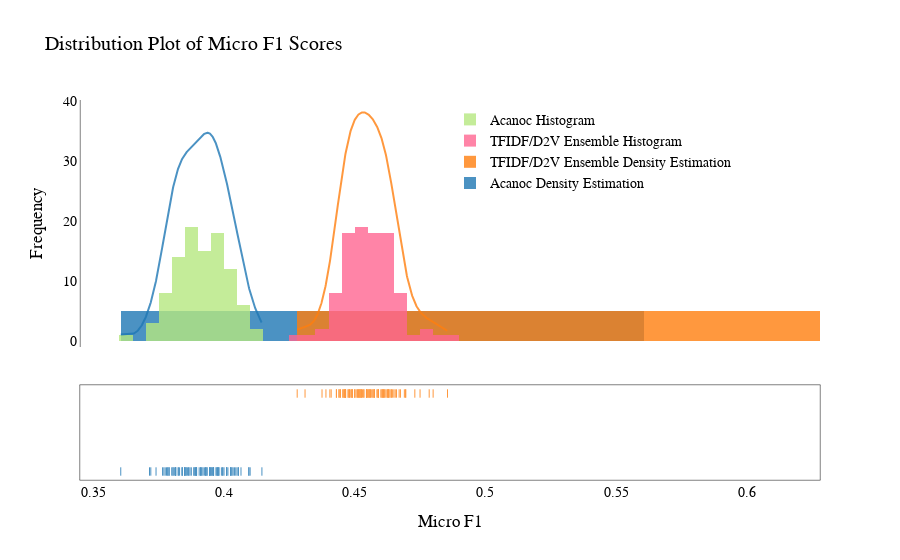

Notebook cell for this chart:
### Code cell
import plotly.figure_factory as ff

# Group data together
hist_data = [f1microsacanoc, f1microsme]

group_labels = ['Acanoc Density Estimation', 'TFIDF/D2V Ensemble Density Estimation']

# Create distplot with custom bin_size
fig = ff.create_distplot(hist_data, group_labels, bin_size=.2)
fig.add_trace(
    go.Histogram(
        x = f1microsme,
        name='TFIDF/D2V Ensemble Histogram'
    )
)
fig.add_trace(
    go.Histogram(
        x = f1microsacanoc,
        name='Acanoc Histogram'
    )
)
fig.update_layout(
    title='Distribution Plot of Micro F1 Scores',
    xaxis_title="Micro F1",
    yaxis_title="Frequency",
    paper_bgcolor='rgb(255, 255, 255)',
    plot_bgcolor='rgb(255, 255, 255)',
    font=dict(
        family= 'Times New Roman',
        size=14,
        color="black"
    ),
    xaxis_showgrid=True,
    yaxis_showgrid=True,
    legend=dict(
    yanchor="top",
    y=0.99,
    xanchor="left",
    x=0.50
)
)
fig.update_xaxes(showline=True, linewidth=.5, linecolor='black', mirror=True)
fig.update_yaxes(showline=True, linewidth=.5, linecolor='black', mirror=True)
fig.update_traces(opacity=0.8)
fig.show()

### Figure 1 — Plotly figure (JSON) as saved in the notebook; plotly's stock layout.template omitted (floating-point values rounded to 4 significant figures; data arrays with more than 128 entries replaced by an {"elided": "..."} marker saying what was removed)
{"data": [{"autobinx": false, "histnorm": "probability density", "legendgroup": "Acanoc Density Estimation", "marker": {"color": "rgb(31, 119, 180)"}, "name": "Acanoc Density Estimation", "opacity": 0.8, "type": "histogram", "x": [0.3915, 0.405, 0.3865, 0.3805, 0.372, 0.403, 0.4025, 0.3945, 0.381, 0.384, 0.398, 0.4145, 0.3935, 0.3915, 0.389, 0.4015, 0.3955, 0.4045, 0.391, 0.3765, 0.379, 0.3995, 0.383, 0.4055, 0.3945, 0.3975, 0.3775, 0.384, 0.4025, 0.385, 0.3815, 0.41, 0.385, 0.403, 0.4035, 0.3885, 0.3935, 0.401, 0.4095, 0.4, 0.3895, 0.3905, 0.397, 0.392, 0.3785, 0.385, 0.395, 0.378, 0.393, 0.384, 0.3925, 0.396, 0.395, 0.3815, 0.3785, 0.3995, 0.3955, 0.3945, 0.3805, 0.387, 0.4055, 0.4065, 0.389, 0.3895, 0.379, 0.3885, 0.393, 0.3875, 0.397, 0.401, 0.389, 0.3825, 0.3815, 0.3975, 0.3895, 0.3815, 0.401, 0.3855, 0.3825, 0.391, 0.385, 0.377, 0.3855, 0.393, 0.3605, 0.396, 0.395, 0.386, 0.404, 0.3715, 0.398, 0.399, 0.4095, 0.398, 0.374, 0.396, 0.3865, 0.38], "xaxis": "x", "xbins": {"end": 0.4145, "size": 0.2, "start": 0.3605}, "yaxis": "y"}, {"autobinx": false, "histnorm": "probability density", "legendgroup": "TFIDF/D2V Ensemble Density Estimation", "marker": {"color": "rgb(255, 127, 14)"}, "name": "TFIDF/D2V Ensemble Density Estimation", "opacity": 0.8, "type": "histogram", "x": [0.4555, 0.4525, 0.449, 0.431, 0.441, 0.4575, 0.4525, 0.459, 0.4655, 0.4605, 0.4535, 0.4645, 0.466, 0.4855, 0.4575, 0.439, 0.4675, 0.459, 0.455, 0.4505, 0.444, 0.448, 0.453, 0.4605, 0.463, 0.457, 0.4485, 0.451, 0.4445, 0.446, 0.452, 0.4615, 0.452, 0.459, 0.469, 0.4445, 0.4585, 0.473, 0.475, 0.4695, 0.4455, 0.464, 0.4475, 0.467, 0.448, 0.45, 0.4465, 0.451, 0.45, 0.456, 0.46, 0.4375, 0.4455, 0.4465, 0.4555, 0.4545, 0.4515, 0.446, 0.462, 0.428, 0.463, 0.443, 0.461, 0.4535, 0.456, 0.449, 0.449, 0.459, 0.4545, 0.4545, 0.4565, 0.449, 0.4515, 0.4695, 0.444, 0.4625, 0.4625, 0.4465, 0.4785, 0.4555, 0.4575, 0.461, 0.4525, 0.4475, 0.452, 0.4635, 0.465, 0.455, 0.48, 0.443, 0.4465, 0.457, 0.463, 0.464, 0.4405, 0.4615, 0.4605, 0.446], "xaxis": "x", "xbins": {"end": 0.4855, "size": 0.2, "start": 0.428}, "yaxis": "y"}, {"legendgroup": "Acanoc Density Estimation", "marker": {"color": "rgb(31, 119, 180)"}, "mode": "lines", "name": "Acanoc Density Estimation", "opacity": 0.8, "showlegend": false, "type": "scatter", "x": {"elided": "500 float values"}, "xaxis": "x", "y": {"elided": "500 float values"}, "yaxis": "y"}, {"legendgroup": "TFIDF/D2V Ensemble Density Estimation", "marker": {"color": "rgb(255, 127, 14)"}, "mode": "lines", "name": "TFIDF/D2V Ensemble Density Estimation", "opacity": 0.8, "showlegend": false, "type": "scatter", "x": {"elided": "500 float values"}, "xaxis": "x", "y": {"elided": "500 float values"}, "yaxis": "y"}, {"legendgroup": "Acanoc Density Estimation", "marker": {"color": "rgb(31, 119, 180)", "symbol": "line-ns-open"}, "mode": "markers", "name": "Acanoc Density Estimation", "opacity": 0.8, "showlegend": false, "type": "scatter", "x": [0.3915, 0.405, 0.3865, 0.3805, 0.372, 0.403, 0.4025, 0.3945, 0.381, 0.384, 0.398, 0.4145, 0.3935, 0.3915, 0.389, 0.4015, 0.3955, 0.4045, 0.391, 0.3765, 0.379, 0.3995, 0.383, 0.4055, 0.3945, 0.3975, 0.3775, 0.384, 0.4025, 0.385, 0.3815, 0.41, 0.385, 0.403, 0.4035, 0.3885, 0.3935, 0.401, 0.4095, 0.4, 0.3895, 0.3905, 0.397, 0.392, 0.3785, 0.385, 0.395, 0.378, 0.393, 0.384, 0.3925, 0.396, 0.395, 0.3815, 0.3785, 0.3995, 0.3955, 0.3945, 0.3805, 0.387, 0.4055, 0.4065, 0.389, 0.3895, 0.379, 0.3885, 0.393, 0.3875, 0.397, 0.401, 0.389, 0.3825, 0.3815, 0.3975, 0.3895, 0.3815, 0.401, 0.3855, 0.3825, 0.391, 0.385, 0.377, 0.3855, 0.393, 0.3605, 0.396, 0.395, 0.386, 0.404, 0.3715, 0.398, 0.399, 0.4095, 0.398, 0.374, 0.396, 0.3865, 0.38], "xaxis": "x", "y": ["Acanoc Density Estimation", "Acanoc Density Estimation", "Acanoc Density Estimation", "Acanoc Density Estimation", "Acanoc Density Estimation", "Acanoc Density Estimation", "Acanoc Density Estimation", "Acanoc Density Estimation", "Acanoc Density Estimation", "Acanoc Density Estimation", "Acanoc Density Estimation", "Acanoc Density Estimation", "Acanoc Density Estimation", "Acanoc Density Estimation", "Acanoc Density Estimation", "Acanoc Density Estimation", "Acanoc Density Estimation", "Acanoc Density Estimation", "Acanoc Density Estimation", "Acanoc Density Estimation", "Acanoc Density Estimation", "Acanoc Density Estimation", "Acanoc Density Estimation", "Acanoc Density Estimation", "Acanoc Density Estimation", "Acanoc Density Estimation", "Acanoc Density Estimation", "Acanoc Density Estimation", "Acanoc Density Estimation", "Acanoc Density Estimation", "Acanoc Density Estimation", "Acanoc Density Estimation", "Acanoc Density Estimation", "Acanoc Density Estimation", "Acanoc Density Estimation", "Acanoc Density Estimation", "Acanoc Density Estimation", "Acanoc Density Estimation", "Acanoc Density Estimation", "Acanoc Density Estimation", "Acanoc Density Estimation", "Acanoc Density Estimation", "Acanoc Density Estimation", "Acanoc Density Estimation", "Acanoc Density Estimation", "Acanoc Density Estimation", "Acanoc Density Estimation", "Acanoc Density Estimation", "Acanoc Density Estimation", "Acanoc Density Estimation", "Acanoc Density Estimation", "Acanoc Density Estimation", "Acanoc Density Estimation", "Acanoc Density Estimation", "Acanoc Density Estimation", "Acanoc Density Estimation", "Acanoc Density Estimation", "Acanoc Density Estimation", "Acanoc Density Estimation", "Acanoc Density Estimation", "Acanoc Density Estimation", "Acanoc Density Estimation", "Acanoc Density Estimation", "Acanoc Density Estimation", "Acanoc Density Estimation", "Acanoc Density Estimation", "Acanoc Density Estimation", "Acanoc Density Estimation", "Acanoc Density Estimation", "Acanoc Density Estimation", "Acanoc Density Estimation", "Acanoc Density Estimation", "Acanoc Density Estimation", "Acanoc Density Estimation", "Acanoc Density Estimation", "Acanoc Density Estimation", "Acanoc Density Estimation", "Acanoc Density Estimation", "Acanoc Density Estimation", "Acanoc Density Estimation", "Acanoc Density Estimation", "Acanoc Density Estimation", "Acanoc Density Estimation", "Acanoc Density Estimation", "Acanoc Density Estimation", "Acanoc Density Estimation", "Acanoc Density Estimation", "Acanoc Density Estimation", "Acanoc Density Estimation", "Acanoc Density Estimation", "Acanoc Density Estimation", "Acanoc Density Estimation", "Acanoc Density Estimation", "Acanoc Density Estimation", "Acanoc Density Estimation", "Acanoc Density Estimation", "Acanoc Density Estimation", "Acanoc Density Estimation"], "yaxis": "y2"}, {"legendgroup": "TFIDF/D2V Ensemble Density Estimation", "marker": {"color": "rgb(255, 127, 14)", "symbol": "line-ns-open"}, "mode": "markers", "name": "TFIDF/D2V Ensemble Density Estimation", "opacity": 0.8, "showlegend": false, "type": "scatter", "x": [0.4555, 0.4525, 0.449, 0.431, 0.441, 0.4575, 0.4525, 0.459, 0.4655, 0.4605, 0.4535, 0.4645, 0.466, 0.4855, 0.4575, 0.439, 0.4675, 0.459, 0.455, 0.4505, 0.444, 0.448, 0.453, 0.4605, 0.463, 0.457, 0.4485, 0.451, 0.4445, 0.446, 0.452, 0.4615, 0.452, 0.459, 0.469, 0.4445, 0.4585, 0.473, 0.475, 0.4695, 0.4455, 0.464, 0.4475, 0.467, 0.448, 0.45, 0.4465, 0.451, 0.45, 0.456, 0.46, 0.4375, 0.4455, 0.4465, 0.4555, 0.4545, 0.4515, 0.446, 0.462, 0.428, 0.463, 0.443, 0.461, 0.4535, 0.456, 0.449, 0.449, 0.459, 0.4545, 0.4545, 0.4565, 0.449, 0.4515, 0.4695, 0.444, 0.4625, 0.4625, 0.4465, 0.4785, 0.4555, 0.4575, 0.461, 0.4525, 0.4475, 0.452, 0.4635, 0.465, 0.455, 0.48, 0.443, 0.4465, 0.457, 0.463, 0.464, 0.4405, 0.4615, 0.4605, 0.446], "xaxis": "x", "y": ["TFIDF/D2V Ensemble Density Estimation", "TFIDF/D2V Ensemble Density Estimation", "TFIDF/D2V Ensemble Density Estimation", "TFIDF/D2V Ensemble Density Estimation", "TFIDF/D2V Ensemble Density Estimation", "TFIDF/D2V Ensemble Density Estimation", "TFIDF/D2V Ensemble Density Estimation", "TFIDF/D2V Ensemble Density Estimation", "TFIDF/D2V Ensemble Density Estimation", "TFIDF/D2V Ensemble Density Estimation", "TFIDF/D2V Ensemble Density Estimation", "TFIDF/D2V Ensemble Density Estimation", "TFIDF/D2V Ensemble Density Estimation", "TFIDF/D2V Ensemble Density Estimation", "TFIDF/D2V Ensemble Density Estimation", "TFIDF/D2V Ensemble Density Estimation", "TFIDF/D2V Ensemble Density Estimation", "TFIDF/D2V Ensemble Density Estimation", "TFIDF/D2V Ensemble Density Estimation", "TFIDF/D2V Ensemble Density Estimation", "TFIDF/D2V Ensemble Density Estimation", "TFIDF/D2V Ensemble Density Estimation", "TFIDF/D2V Ensemble Density Estimation", "TFIDF/D2V Ensemble Density Estimation", "TFIDF/D2V Ensemble Density Estimation", "TFIDF/D2V Ensemble Density Estimation", "TFIDF/D2V Ensemble Density Estimation", "TFIDF/D2V Ensemble Density Estimation", "TFIDF/D2V Ensemble Density Estimation", "TFIDF/D2V Ensemble Density Estimation", "TFIDF/D2V Ensemble Density Estimation", "TFIDF/D2V Ensemble Density Estimation", "TFIDF/D2V Ensemble Density Estimation", "TFIDF/D2V Ensemble Density Estimation", "TFIDF/D2V Ensemble Density Estimation", "TFIDF/D2V Ensemble Density Estimation", "TFIDF/D2V Ensemble Density Estimation", "TFIDF/D2V Ensemble Density Estimation", "TFIDF/D2V Ensemble Density Estimation", "TFIDF/D2V Ensemble Density Estimation", "TFIDF/D2V Ensemble Density Estimation", "TFIDF/D2V Ensemble Density Estimation", "TFIDF/D2V Ensemble Density Estimation", "TFIDF/D2V Ensemble Density Estimation", "TFIDF/D2V Ensemble Density Estimation", "TFIDF/D2V Ensemble Density Estimation", "TFIDF/D2V Ensemble Density Estimation", "TFIDF/D2V Ensemble Density Estimation", "TFIDF/D2V Ensemble Density Estimation", "TFIDF/D2V Ensemble Density Estimation", "TFIDF/D2V Ensemble Density Estimation", "TFIDF/D2V Ensemble Density Estimation", "TFIDF/D2V Ensemble Density Estimation", "TFIDF/D2V Ensemble Density Estimation", "TFIDF/D2V Ensemble Density Estimation", "TFIDF/D2V Ensemble Density Estimation", "TFIDF/D2V Ensemble Density Estimation", "TFIDF/D2V Ensemble Density Estimation", "TFIDF/D2V Ensemble Density Estimation", "TFIDF/D2V Ensemble Density Estimation", "TFIDF/D2V Ensemble Density Estimation", "TFIDF/D2V Ensemble Density Estimation", "TFIDF/D2V Ensemble Density Estimation", "TFIDF/D2V Ensemble Density Estimation", "TFIDF/D2V Ensemble Density Estimation", "TFIDF/D2V Ensemble Density Estimation", "TFIDF/D2V Ensemble Density Estimation", "TFIDF/D2V Ensemble Density Estimation", "TFIDF/D2V Ensemble Density Estimation", "TFIDF/D2V Ensemble Density Estimation", "TFIDF/D2V Ensemble Density Estimation", "TFIDF/D2V Ensemble Density Estimation", "TFIDF/D2V Ensemble Density Estimation", "TFIDF/D2V Ensemble Density Estimation", "TFIDF/D2V Ensemble Density Estimation", "TFIDF/D2V Ensemble Density Estimation", "TFIDF/D2V Ensemble Density Estimation", "TFIDF/D2V Ensemble Density Estimation", "TFIDF/D2V Ensemble Density Estimation", "TFIDF/D2V Ensemble Density Estimation", "TFIDF/D2V Ensemble Density Estimation", "TFIDF/D2V Ensemble Density Estimation", "TFIDF/D2V Ensemble Density Estimation", "TFIDF/D2V Ensemble Density Estimation", "TFIDF/D2V Ensemble Density Estimation", "TFIDF/D2V Ensemble Density Estimation", "TFIDF/D2V Ensemble Density Estimation", "TFIDF/D2V Ensemble Density Estimation", "TFIDF/D2V Ensemble Density Estimation", "TFIDF/D2V Ensemble Density Estimation", "TFIDF/D2V Ensemble Density Estimation", "TFIDF/D2V Ensemble Density Estimation", "TFIDF/D2V Ensemble Density Estimation", "TFIDF/D2V Ensemble Density Estimation", "TFIDF/D2V Ensemble Density Estimation", "TFIDF/D2V Ensemble Density Estimation", "TFIDF/D2V Ensemble Density Estimation", "TFIDF/D2V Ensemble Density Estimation"], "yaxis": "y2"}, {"name": "TFIDF/D2V Ensemble Histogram", "opacity": 0.8, "type": "histogram", "x": [0.4555, 0.4525, 0.449, 0.431, 0.441, 0.4575, 0.4525, 0.459, 0.4655, 0.4605, 0.4535, 0.4645, 0.466, 0.4855, 0.4575, 0.439, 0.4675, 0.459, 0.455, 0.4505, 0.444, 0.448, 0.453, 0.4605, 0.463, 0.457, 0.4485, 0.451, 0.4445, 0.446, 0.452, 0.4615, 0.452, 0.459, 0.469, 0.4445, 0.4585, 0.473, 0.475, 0.4695, 0.4455, 0.464, 0.4475, 0.467, 0.448, 0.45, 0.4465, 0.451, 0.45, 0.456, 0.46, 0.4375, 0.4455, 0.4465, 0.4555, 0.4545, 0.4515, 0.446, 0.462, 0.428, 0.463, 0.443, 0.461, 0.4535, 0.456, 0.449, 0.449, 0.459, 0.4545, 0.4545, 0.4565, 0.449, 0.4515, 0.4695, 0.444, 0.4625, 0.4625, 0.4465, 0.4785, 0.4555, 0.4575, 0.461, 0.4525, 0.4475, 0.452, 0.4635, 0.465, 0.455, 0.48, 0.443, 0.4465, 0.457, 0.463, 0.464, 0.4405, 0.4615, 0.4605, 0.446]}, {"name": "Acanoc Histogram", "opacity": 0.8, "type": "histogram", "x": [0.3915, 0.405, 0.3865, 0.3805, 0.372, 0.403, 0.4025, 0.3945, 0.381, 0.384, 0.398, 0.4145, 0.3935, 0.3915, 0.389, 0.4015, 0.3955, 0.4045, 0.391, 0.3765, 0.379, 0.3995, 0.383, 0.4055, 0.3945, 0.3975, 0.3775, 0.384, 0.4025, 0.385, 0.3815, 0.41, 0.385, 0.403, 0.4035, 0.3885, 0.3935, 0.401, 0.4095, 0.4, 0.3895, 0.3905, 0.397, 0.392, 0.3785, 0.385, 0.395, 0.378, 0.393, 0.384, 0.3925, 0.396, 0.395, 0.3815, 0.3785, 0.3995, 0.3955, 0.3945, 0.3805, 0.387, 0.4055, 0.4065, 0.389, 0.3895, 0.379, 0.3885, 0.393, 0.3875, 0.397, 0.401, 0.389, 0.3825, 0.3815, 0.3975, 0.3895, 0.3815, 0.401, 0.3855, 0.3825, 0.391, 0.385, 0.377, 0.3855, 0.393, 0.3605, 0.396, 0.395, 0.386, 0.404, 0.3715, 0.398, 0.399, 0.4095, 0.398, 0.374, 0.396, 0.3865, 0.38]}], "layout": {"barmode": "overlay", "font": {"color": "black", "family": "Times New Roman", "size": 14}, "hovermode": "closest", "legend": {"traceorder": "reversed", "x": 0.5, "xanchor": "left", "y": 0.99, "yanchor": "top"}, "paper_bgcolor": "rgb(255, 255, 255)", "plot_bgcolor": "rgb(255, 255, 255)", "title": {"text": "Distribution Plot of Micro F1 Scores"}, "xaxis": {"anchor": "y2", "domain": [0, 1], "linecolor": "black", "linewidth": 0.5, "mirror": true, "showgrid": true, "showline": true, "title": {"text": "Micro F1"}, "zeroline": false}, "yaxis": {"anchor": "free", "domain": [0.35, 1], "linecolor": "black", "linewidth": 0.5, "mirror": true, "position": 0, "showgrid": true, "showline": true, "title": {"text": "Frequency"}}, "yaxis2": {"anchor": "x", "domain": [0, 0.25], "dtick": 1, "linecolor": "black", "linewidth": 0.5, "mirror": true, "showline": true, "showticklabels": false}}}
